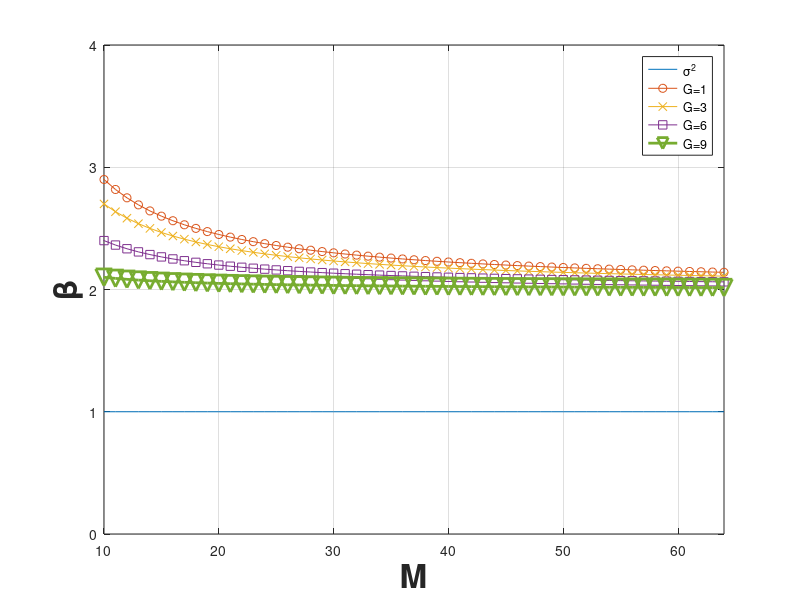

This figure's MATLAB source:
K = 10
G = 3
M = 40
L = 64


sigma1 = 2+K/M-G/M

sigma0 = 1

G = 1
M1 = (K-G):L 
sigma1 = 2+(K-G)./M1

G = 3
M2 = (K-G):L 
sigma2 = 2+(K-G)./M2

G = 6
M3 = (K-G):L 
sigma3 = 2+(K-G)./M3

G = 9
M4 = (K-G):L 
sigma4 = 2+(K-G)./M4

figure(1)
plot( K:L, ones(size(K:L)), M1, sigma1, '-o' , M2, sigma2, '-x', M3, sigma3, '-s',M4, sigma4,'-v','LineWidth',2,'MarkerSize',12 )
xlim([K L])
ylim([0 4])
xlabel('M','FontSize',24,'FontWeight','bold')
ylabel('\beta','FontSize',24,'FontWeight','bold')
legend('\sigma^2','G=1','G=3','G=6','G=9')
grid

